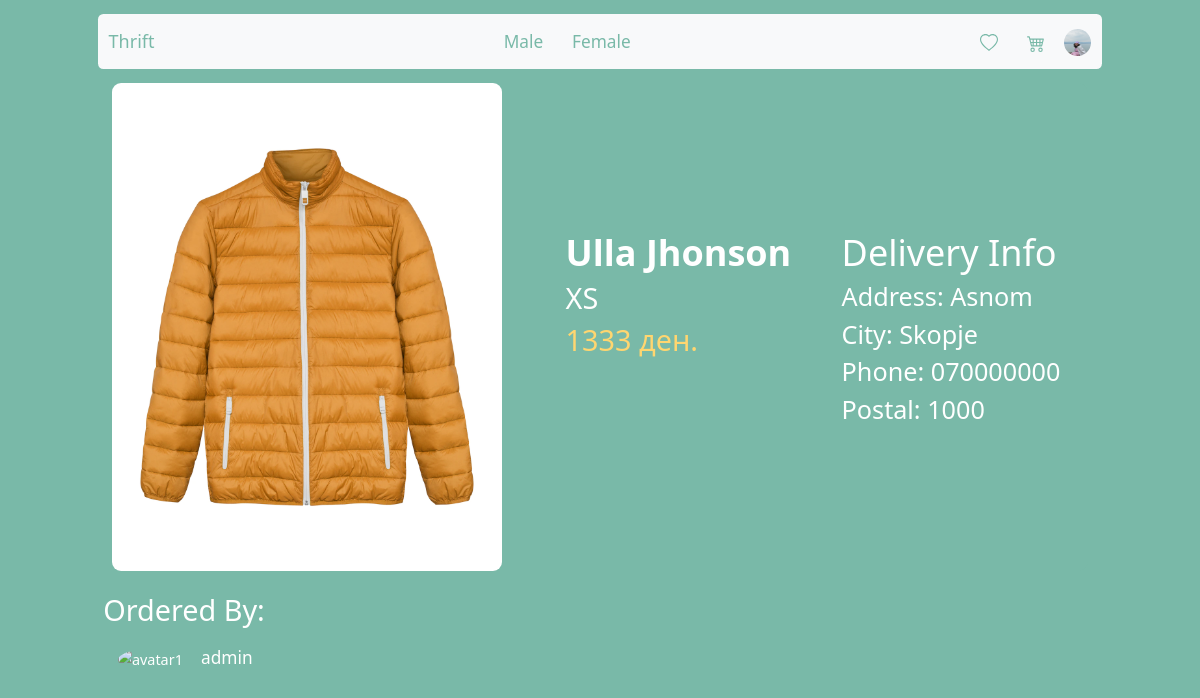
Screenshot of /delivery_info/15/ (signed in) with the database file from the repository.
### Thrift/models.py (models this page shows, shortened)
class CustomUser(AbstractUser):
    image = models.ImageField(null=True, blank=True)
    groups = models.ManyToManyField(Group, related_name='custom_users', null=True, blank=True)
    user_permissions = models.ManyToManyField(Permission, related_name='custom_users', null=True, blank=True)

class Product(models.Model):
    user = models.ForeignKey(CustomUser, on_delete=models.CASCADE)
    price = models.PositiveIntegerField()
    conditionValues=[
        ('Лоша', 'Bad'),
        ('Средна', 'Average'),
        ('Добра', 'Good'),
        ('Одлична', 'Great')
    ]
    sizeValues=[
        ('XXS', 'Extra Extra Small'),
        ('XS', 'Extra Small'),
        ('S', 'Small'),
        ('M', 'Medium'),
        ('L', 'Large'),
        ('XL', 'Extra Large'),
        ('XXL', 'Extra Extra Large')
    ]
    condition = models.CharField(max_length=255,choices=conditionValues)
    size = models.CharField(max_length=255,choices=sizeValues)
    description = models.CharField(max_length=255)
    shop = models.CharField(max_length=255)
    typeClothes = [
        ('Фустан', 'Dress'),
        ('Панталони', 'Pants'),
        ('Блуза', 'Shirt'),
        ('Џемпер', 'Jumpers'),
        ('Јакна', 'Coat'),
        ('Фармерки', 'Jeans'),
        ('Аксесоари', 'Accessories'),
        ('Суќна', 'Skirt')
    ]
    type = models.CharField(max_length=255,choices=typeClothes)
    colors = models.ManyToManyField(Color, null=True, blank=True)
    genders=[
        ('M','Male'),
        ('F','Female')
    ]
    gender = models.CharField(max_length=255,choices=genders)
    sold = models.BooleanField(null=True,blank=True)
    sent = models.BooleanField(null=True,blank=True)
    date_sent=models.DateTimeField(auto_now=True)
    accepted = models.BooleanField(null=True,blank=True)
    date_accepted = models.DateTimeField(auto_now=True)

class ImageProd(models.Model):
    image=models.ImageField()
    product=models.ForeignKey(Product,on_delete=models.CASCADE,related_name='images')

class Delivery(models.Model):
    cart=models.ForeignKey(ShoppingCart,on_delete=models.CASCADE)
    phone=models.CharField(max_length=255)
    address=models.CharField(max_length=255)
    postal=models.CharField(max_length=255)
    city=models.CharField(max_length=255)
    finished=models.BooleanField(default=False)

### Thrift/views.py (the view)
# urls.py: path("delivery_info/<int:pk>/", delivery_info, name="delivery_info"),
@login_required()
def delivery_info(request,pk):
    prod=Product.objects.filter(id=pk).first()
    cart=ShoppingItem.objects.filter(item=prod).first().cart
    delivery=Delivery.objects.filter(cart=cart,finished=False).first()
    user=Order.objects.filter(product=prod).first().user
    return render(request,'delivery_info.html',{'delivery':delivery,'product':prod,'userBought':user})

### templates/delivery_info.html
{% extends "base_generic.html" %}
{% block content %}
    <div class="card m-3" style="border-width:0px">
        <img height="100%" width="40%" style="margin-right: 5%" src="{{ product.images.first.image.url }}" class="card-img-left rounded-img"
             alt="Item 1">
        <div class="row">
        <div class="col-8 m-3" style="width: fit-content">
            <h1 class="card-title">{{ product.shop }}</h1>
            <h2 class="card-text">{{ product.size }}</h2>
            <h2 class="card-text card-price">{{ product.price }} ден.</h2>
        </div>
                <div class="col m-3">
                    <h1>Delivery Info</h1>
                    <h3 class="card-title" style="font-weight: normal">Address: {{ delivery.address}}</h3>
                    <h3 class="card-text" style="font-weight: normal">City: {{ delivery.city }}</h3>
                    <h3 class="card-text" style="font-weight: normal">Phone: {{ delivery.phone }}</h3>
                    <h3 class="card-text" style="font-weight: normal">Postal: {{ delivery.postal }}</h3>
                    </div>
        </div>
    </div>
    <div class="nav-item" style="padding-top: 8px;padding-left: 6px">
    <h2>Ordered By:</h2>
        <a href="{% url 'profile' userBought.id %}" style="text-decoration: none;color: inherit;">
            {% if userBought.image %}
                <img class="rounded-circle m-3" width="50" height="50" alt="avatar1" src="{{ userBought.image.url }}"/>
                <span style="font-size: larger">{{ userBought.username }}</span>
            {% else %}
                <img class="rounded-circle m-3" width="50" height="50" alt="avatar1"
                     src="https://st3.depositphotos.com/6672868/13701/v/450/depositphotos_137014128-stock-illustration-user-profile-icon.jpg"/>
                <span style="font-size: larger">{{ userBought.username }}</span>
            {% endif %}
        </a>
    </div>
{% endblock %}

### templates/base_generic.html (shortened to what this page needs)
<!DOCTYPE html>
<html>
<head>
  <link rel="stylesheet" href="https://cdnjs.cloudflare.com/ajax/libs/twitter-bootstrap/5.3.0/css/bootstrap.min.css">
</head>
<body>
  <div class="container">
      <nav class="navbar navbar-light bg-light menu rounded mt-3">
  <div class="container-fluid">
    <a class="navbar-brand" href="/index">Thrift</a>
        <ul class="nav justify-content-center">
        <li class="nav-item">
            <a class="nav-link active" style="font-size: larger" href="/male">Male</a>
        </li>
        <li class="nav-item">
            <a class="nav-link" style="font-size: larger" href="/female">Female</a>
        </li>
        </ul>
       {% if user.is_authenticated %}
            <ul class="nav justify-content-end">
                <li class="nav-item">
                    <a class="nav-link" href="/favorites"><span style="font-size: 1.2em;">
                    </span>
                    </a>
                </li>
                <li class="nav-item">
                    <a class="nav-link" href=/cart><span style="font-size: 1.2em;">
                    </span></a>
                </li>
            <li class="nav-item" style="padding-top: 8px;padding-left: 6px">
                <a href="{% url 'profile' user.id %}">
                    {% if user.image %}
                    <img class="rounded-circle"   width="30" height="30" alt="avatar1" src="{{ user.image.url }}" />
                    {% else %}
                        <img class="rounded-circle"   width="30" height="30" alt="avatar1" src="https://st3.depositphotos.com/6672868/13701/v/450/depositphotos_137014128-stock-illustration-user-profile-icon.jpg" />
                    {% endif %}
                        </a>
            </li>
            </ul>
       {% endif %}
    </div>
</nav>
    {% block content %}
    {% endblock %}
  </div>
</body>
</html>

### templates/base_generic.html (style rules this page uses)
body { background-color: #79b9a8; color: #fff; }
.menu { background-color: #fff; color: #79b9a8; }
.menu a { color: #79b9a8; }
.rounded-img { border-radius: 10px; }
.card { background-color: #79b9a8; color: #fff; border-radius: 10px; margin-bottom: 20px; }
.card-title { font-weight: bold; }
.card-price { color: #ffd670; }
@media only screen and (max-width: 1200px) { .card img { width: 40%; } }
.card { align-items: center; }
.card { flex-direction: row; }
html { zoom: 90%; }

### rows the page displays
CustomUser: image (picture)
Product: images.first.image (picture), shop "Ulla Jhonson", size "XS", price "1333"
Delivery: address "Asnom", city "Skopje", phone "070000000", postal "1000"
CustomUser: username "admin"
